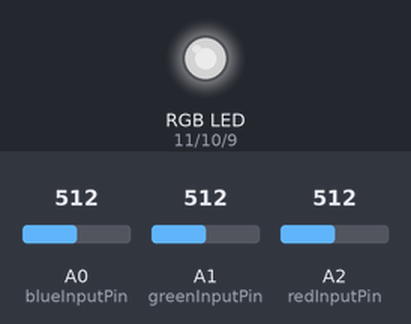
Simulated run of this sketch. Board: Arduino Uno, built with avr-gcc and run on an emulated ATmega328P. Parts: an RGB LED mixed from three pins (HIGH = lit). The inputs (shaded band) are chosen by the test bench; at power-on: A0 (blueInputPin) = 512, A1 (greenInputPin) = 512, A2 (redInputPin) = 512. Dim RGB values are drawn brighter than linear.

Above: at 1.2 s.
1.3 s: A0 (blueInputPin) set to 716
At 1.7 s:
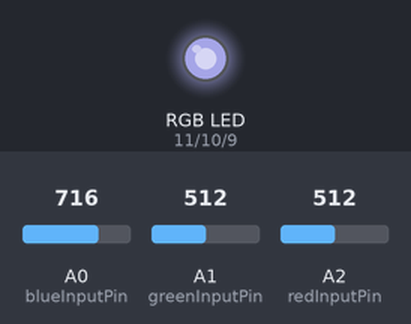
2.8 s: A1 (greenInputPin) set to 716
At 4.0 s:
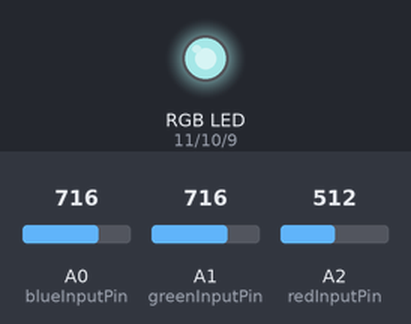
4.3 s: A2 (redInputPin) set to 716
At 5.2 s:
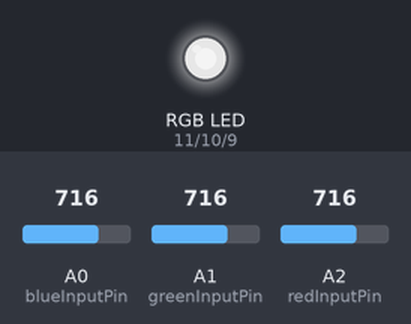
5.8 s: A0 (blueInputPin) set to 900
At 6.3 s:
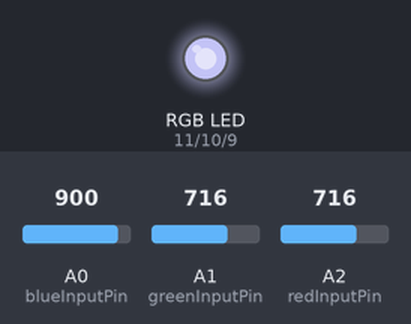
7.3 s: A1 (greenInputPin) set to 900
At 8.5 s:
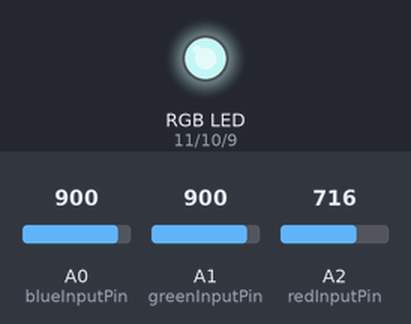
8.8 s: A2 (redInputPin) set to 900
At 9.8 s:
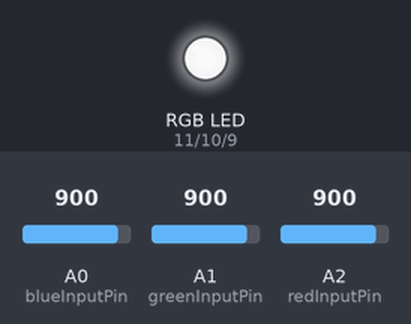
Timing chart, 0 to 11.3 s (numbered marks = the images above; inputs shaded):
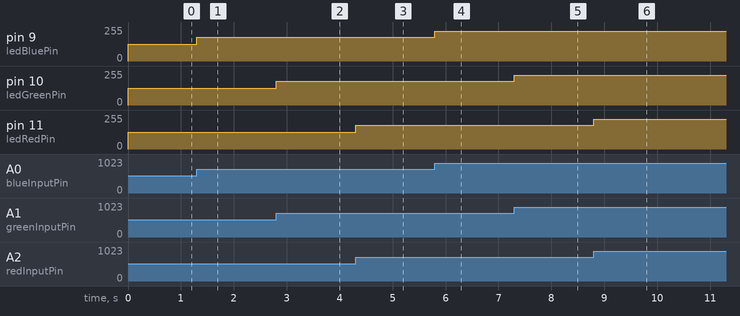

Measured:
- after the input at 1.3 s, pin 9 (ledBluePin): 127/255 → 178/255 at once
- after the input at 2.8 s, pin 10 (ledGreenPin): 127/255 → 178/255 at once
- after the input at 4.3 s, pin 11 (ledRedPin): 127/255 → 178/255 at once
- after the input at 5.8 s, pin 9 (ledBluePin): 178/255 → 224/255 at once
- after the input at 7.3 s, pin 10 (ledGreenPin): 178/255 → 224/255 at once
- after the input at 8.8 s, pin 11 (ledRedPin): 178/255 → 224/255 at once

The sketch:

Tema1.ino
```cpp
const int minInputValue = 0;
const int maxInputValue = 1023;

const int minLedValue = 0;
const int maxLedValue = 255;

const int blueInputPin = A0;
const int greenInputPin = A1;
const int redInputPin = A2;

const int ledBluePin = 9;
const int ledGreenPin = 10;
const int ledRedPin = 11;


int blueInputValue = 0;
int greenInputValue = 0;
int redInputValue = 0;

int ledBlueValue = 0;
int ledGreenValue = 0;
int ledRedValue = 0;

void setup() {
  pinMode(blueInputPin, INPUT);
  pinMode(greenInputPin, INPUT);
  pinMode(redInputPin, INPUT);


  pinMode(ledBluePin, OUTPUT);
  pinMode(ledGreenPin, OUTPUT);
  pinMode(ledRedPin, OUTPUT);


Serial.begin(9600);
}

void loop() {
  blueInputValue = analogRead(blueInputPin);
  greenInputValue = analogRead(greenInputPin);
  redInputValue = analogRead(redInputPin);

  ledBlueValue = map(blueInputValue, minInputValue, maxInputValue, minLedValue, maxLedValue);
  ledGreenValue = map(greenInputValue, minInputValue, maxInputValue, minLedValue, maxLedValue);
  ledRedValue = map(redInputValue, minInputValue, maxInputValue, minLedValue, maxLedValue);


  analogWrite(ledBluePin, ledBlueValue);
  analogWrite(ledGreenPin, ledGreenValue);
  analogWrite(ledRedPin, ledRedValue);

}
```
